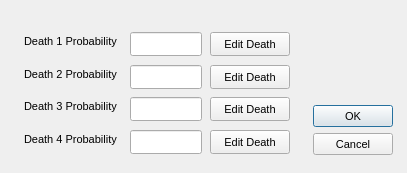
<?xml version="1.0"?>
<ui version="4.0">
  <class>GenericDeathDialog</class>
  <widget class="QDialog" name="IDD_GENERIC_DEATHS">
    <property name="geometry">
      <rect>
        <x>0</x>
        <y>0</y>
        <width>407</width>
        <height>173</height>
      </rect>
    </property>
    <property name="windowTitle">
      <string>Generic Object Deaths</string>
    </property>
    <property name="font">
      <font>
        <family>Liberation Sans</family>
        <pointsize>8</pointsize>
        <bold>false</bold>
        <italic>false</italic>
      </font>
    </property>
    <property name="enabled">
      <bool>true</bool>
    </property>
    <property name="windowFlags">
      <set>Qt::Dialog|Qt::WindowCloseButtonHint</set>
    </property>
    <property name="minimumSize">
      <size>
        <width>407</width>
        <height>173</height>
      </size>
    </property>
    <property name="maximumSize">
      <size>
        <width>407</width>
        <height>173</height>
      </size>
    </property>
    <widget class="QLineEdit" name="IDC_GENEREIC_DEATH_PROB1">
      <property name="geometry">
        <rect>
          <x>130</x>
          <y>32</y>
          <width>72</width>
          <height>24</height>
        </rect>
      </property>
      <property name="visible">
        <bool>true</bool>
      </property>
      <property name="enabled">
        <bool>true</bool>
      </property>
    </widget>
    <widget class="QPushButton" name="IDC_GENERIC_DEATH_EDIT1">
      <property name="geometry">
        <rect>
          <x>210</x>
          <y>32</y>
          <width>80</width>
          <height>24</height>
        </rect>
      </property>
      <property name="text">
        <string>Edit Death</string>
      </property>
      <property name="visible">
        <bool>true</bool>
      </property>
      <property name="enabled">
        <bool>true</bool>
      </property>
      <property name="default">
        <bool>false</bool>
      </property>
      <property name="autoDefault">
        <bool>false</bool>
      </property>
    </widget>
    <widget class="QLabel" name="IDC_STATIC">
      <property name="geometry">
        <rect>
          <x>24</x>
          <y>35</y>
          <width>104</width>
          <height>16</height>
        </rect>
      </property>
      <property name="text">
        <string>Death 1 Probability</string>
      </property>
      <property name="visible">
        <bool>true</bool>
      </property>
      <property name="enabled">
        <bool>true</bool>
      </property>
      <property name="alignment">
        <set>Qt::AlignLeft</set>
      </property>
    </widget>
    <widget class="QLineEdit" name="IDC_GENEREIC_DEATH_PROB2">
      <property name="geometry">
        <rect>
          <x>130</x>
          <y>65</y>
          <width>72</width>
          <height>24</height>
        </rect>
      </property>
      <property name="visible">
        <bool>true</bool>
      </property>
      <property name="enabled">
        <bool>true</bool>
      </property>
    </widget>
    <widget class="QPushButton" name="IDC_GENERIC_DEATH_EDIT2">
      <property name="geometry">
        <rect>
          <x>210</x>
          <y>65</y>
          <width>80</width>
          <height>24</height>
        </rect>
      </property>
      <property name="text">
        <string>Edit Death</string>
      </property>
      <property name="visible">
        <bool>true</bool>
      </property>
      <property name="enabled">
        <bool>true</bool>
      </property>
      <property name="default">
        <bool>false</bool>
      </property>
      <property name="autoDefault">
        <bool>false</bool>
      </property>
    </widget>
    <widget class="QLabel" name="IDC_STATIC_2">
      <property name="geometry">
        <rect>
          <x>24</x>
          <y>68</y>
          <width>104</width>
          <height>16</height>
        </rect>
      </property>
      <property name="text">
        <string>Death 2 Probability</string>
      </property>
      <property name="visible">
        <bool>true</bool>
      </property>
      <property name="enabled">
        <bool>true</bool>
      </property>
      <property name="alignment">
        <set>Qt::AlignLeft</set>
      </property>
    </widget>
    <widget class="QLineEdit" name="IDC_GENEREIC_DEATH_PROB3">
      <property name="geometry">
        <rect>
          <x>130</x>
          <y>97</y>
          <width>72</width>
          <height>24</height>
        </rect>
      </property>
      <property name="visible">
        <bool>true</bool>
      </property>
      <property name="enabled">
        <bool>true</bool>
      </property>
    </widget>
    <widget class="QPushButton" name="IDC_GENERIC_DEATH_EDIT3">
      <property name="geometry">
        <rect>
          <x>210</x>
          <y>97</y>
          <width>80</width>
          <height>24</height>
        </rect>
      </property>
      <property name="text">
        <string>Edit Death</string>
      </property>
      <property name="visible">
        <bool>true</bool>
      </property>
      <property name="enabled">
        <bool>true</bool>
      </property>
      <property name="default">
        <bool>false</bool>
      </property>
      <property name="autoDefault">
        <bool>false</bool>
      </property>
    </widget>
    <widget class="QLabel" name="IDC_STATIC_3">
      <property name="geometry">
        <rect>
          <x>24</x>
          <y>100</y>
          <width>104</width>
          <height>16</height>
        </rect>
      </property>
      <property name="text">
        <string>Death 3 Probability</string>
      </property>
      <property name="visible">
        <bool>true</bool>
      </property>
      <property name="enabled">
        <bool>true</bool>
      </property>
      <property name="alignment">
        <set>Qt::AlignLeft</set>
      </property>
    </widget>
    <widget class="QPushButton" name="IDOK">
      <property name="geometry">
        <rect>
          <x>313</x>
          <y>105</y>
          <width>80</width>
          <height>22</height>
        </rect>
      </property>
      <property name="text">
        <string>OK</string>
      </property>
      <property name="visible">
        <bool>true</bool>
      </property>
      <property name="enabled">
        <bool>true</bool>
      </property>
      <property name="default">
        <bool>true</bool>
      </property>
      <property name="autoDefault">
        <bool>true</bool>
      </property>
    </widget>
    <widget class="QLineEdit" name="IDC_GENEREIC_DEATH_PROB4">
      <property name="geometry">
        <rect>
          <x>130</x>
          <y>130</y>
          <width>72</width>
          <height>24</height>
        </rect>
      </property>
      <property name="visible">
        <bool>true</bool>
      </property>
      <property name="enabled">
        <bool>true</bool>
      </property>
    </widget>
    <widget class="QPushButton" name="IDC_GENERIC_DEATH_EDIT4">
      <property name="geometry">
        <rect>
          <x>210</x>
          <y>130</y>
          <width>80</width>
          <height>24</height>
        </rect>
      </property>
      <property name="text">
        <string>Edit Death</string>
      </property>
      <property name="visible">
        <bool>true</bool>
      </property>
      <property name="enabled">
        <bool>true</bool>
      </property>
      <property name="default">
        <bool>false</bool>
      </property>
      <property name="autoDefault">
        <bool>false</bool>
      </property>
    </widget>
    <widget class="QLabel" name="IDC_STATIC_4">
      <property name="geometry">
        <rect>
          <x>24</x>
          <y>133</y>
          <width>104</width>
          <height>16</height>
        </rect>
      </property>
      <property name="text">
        <string>Death 4 Probability</string>
      </property>
      <property name="visible">
        <bool>true</bool>
      </property>
      <property name="enabled">
        <bool>true</bool>
      </property>
      <property name="alignment">
        <set>Qt::AlignLeft</set>
      </property>
    </widget>
    <widget class="QPushButton" name="IDCANCEL">
      <property name="geometry">
        <rect>
          <x>313</x>
          <y>133</y>
          <width>80</width>
          <height>22</height>
        </rect>
      </property>
      <property name="text">
        <string>Cancel</string>
      </property>
      <property name="visible">
        <bool>true</bool>
      </property>
      <property name="enabled">
        <bool>true</bool>
      </property>
      <property name="default">
        <bool>false</bool>
      </property>
      <property name="autoDefault">
        <bool>false</bool>
      </property>
    </widget>
    <action name="IDD_ORPHANHUNTER">
      <property name="text">
        <string>Orphan Hunter</string>
      </property>
    </action>
    <action name="IDD_REORDER_PAGES">
      <property name="text">
        <string>Reorder Net Pages</string>
      </property>
    </action>
    <action name="IDD_SHOW_ALL_CHECKED_OUT">
      <property name="text">
        <string>Show All Pages Checked Out</string>
      </property>
    </action>
    <action name="IDM_IMPORT_BITMAP">
      <property name="text">
        <string>Bitmap/Animation Converter...</string>
      </property>
    </action>
    <action name="ID_APP_ABOUT">
      <property name="text">
        <string>&amp;About editor...</string>
      </property>
    </action>
    <action name="ID_APP_EXIT">
      <property name="text">
        <string>E&amp;xit</string>
      </property>
      <property name="shortcut">
        <string>Alt+X</string>
      </property>
    </action>
    <action name="ID_BRIEFING_EDITOR">
      <property name="text">
        <string>Briefing Editor...</string>
      </property>
    </action>
    <action name="ID_BUTTON_LIGHTING">
      <property name="text">
        <string>ID_BUTTON_LIGHTING</string>
      </property>
    </action>
    <action name="ID_BUTTON_OUTLINE">
      <property name="text">
        <string>ID_BUTTON_OUTLINE</string>
      </property>
    </action>
    <action name="ID_BUTTON_WINDOWSELECTION">
      <property name="text">
        <string>ID_BUTTON_WINDOWSELECTION</string>
      </property>
    </action>
    <action name="ID_D3HELP">
      <property name="text">
        <string>Help on D3 Editor</string>
      </property>
    </action>
    <action name="ID_EDITORS_AIPROPERTIES">
      <property name="text">
        <string>AI Properties...</string>
      </property>
    </action>
    <action name="ID_EDITORS_AMBIENTSOUNDS">
      <property name="text">
        <string>Ambient Sounds...</string>
      </property>
    </action>
    <action name="ID_EDITORS_DALLAS">
      <property name="text">
        <string>Dallas Graphical Script Editor...</string>
      </property>
    </action>
    <action name="ID_EDITORS_FILES">
      <property name="text">
        <string>Files...</string>
      </property>
    </action>
    <action name="ID_EDITORS_MEGACELLS">
      <property name="text">
        <string>Megacells...</string>
      </property>
    </action>
    <action name="ID_EDIT_ADDSELECT">
      <property name="text">
        <string>Add Current Room to Selected List</string>
      </property>
    </action>
    <action name="ID_EDIT_ATTACH">
      <property name="text">
        <string>&amp;Attach</string>
      </property>
    </action>
    <action name="ID_EDIT_CLEARSELECTED">
      <property name="text">
        <string>Clear Selected List</string>
      </property>
    </action>
    <action name="ID_EDIT_COPY">
      <property name="text">
        <string>&amp;Copy</string>
      </property>
      <property name="shortcut">
        <string>Ctrl+Ins</string>
      </property>
    </action>
    <action name="ID_EDIT_CUT">
      <property name="text">
        <string>Cu&amp;t</string>
      </property>
      <property name="shortcut">
        <string>Shift+Del</string>
      </property>
    </action>
    <action name="ID_EDIT_DELETE">
      <property name="text">
        <string>&amp;Delete</string>
      </property>
    </action>
    <action name="ID_EDIT_LOADSCRAP">
      <property name="text">
        <string>Load Scrap from Disk</string>
      </property>
    </action>
    <action name="ID_EDIT_PASTE">
      <property name="text">
        <string>&amp;Paste</string>
      </property>
      <property name="shortcut">
        <string>Shift+Ins</string>
      </property>
    </action>
    <action name="ID_EDIT_PLACE">
      <property name="text">
        <string>&amp;Place in Mine</string>
      </property>
    </action>
    <action name="ID_EDIT_PLACE_TERRAIN">
      <property name="text">
        <string>&amp;Place on Terrain</string>
      </property>
    </action>
    <action name="ID_EDIT_REMOVESELECT">
      <property name="text">
        <string>Remove Current Room from Selected List</string>
      </property>
    </action>
    <action name="ID_EDIT_SAVESCRAP">
      <property name="text">
        <string>Save Scrap to Disk</string>
      </property>
    </action>
    <action name="ID_EDIT_SELECTATTACHED">
      <property name="text">
        <string>Select All Rooms Attached to Current Room</string>
      </property>
    </action>
    <action name="ID_EDIT_UNDO">
      <property name="text">
        <string>&amp;Undo</string>
      </property>
      <property name="shortcut">
        <string>Alt+Backspace</string>
      </property>
    </action>
    <action name="ID_FILE_AUTOSAVE">
      <property name="text">
        <string>Autosave</string>
      </property>
      <property name="checkable">
        <bool>true</bool>
      </property>
    </action>
    <action name="ID_FILE_CHECKMINE">
      <property name="text">
        <string>&amp;Check Mine</string>
      </property>
    </action>
    <action name="ID_FILE_FIXCRACKS">
      <property name="text">
        <string>Fix Level Cracks</string>
      </property>
    </action>
    <action name="ID_FILE_FIXDEGENERATEFACES">
      <property name="text">
        <string>Fix/Remove Degenerate Faces</string>
      </property>
    </action>
    <action name="ID_FILE_IMPORT_ROOM">
      <property name="text">
        <string>Import 3DSMax Room</string>
      </property>
    </action>
    <action name="ID_FILE_INFORMATION">
      <property name="text">
        <string>&amp;Information</string>
      </property>
      <property name="shortcut">
        <string>Alt+I</string>
      </property>
    </action>
    <action name="ID_FILE_LEAVE_EDITOR">
      <property name="text">
        <string>Go to main menu...</string>
      </property>
    </action>
    <action name="ID_FILE_LEVELPROPS">
      <property name="text">
        <string>Set Selected Room(s) Properties</string>
      </property>
    </action>
    <action name="ID_FILE_LEVEL_INFO">
      <property name="text">
        <string>Edit Level Info...</string>
      </property>
    </action>
    <action name="ID_FILE_MRU_FILE1">
      <property name="text">
        <string>Recent File</string>
      </property>
      <property name="enabled">
        <bool>false</bool>
      </property>
    </action>
    <action name="ID_FILE_NEW">
      <property name="text">
        <string>&amp;New</string>
      </property>
      <property name="shortcut">
        <string>Ctrl+N</string>
      </property>
    </action>
    <action name="ID_FILE_OPEN">
      <property name="text">
        <string>&amp;Open...</string>
      </property>
      <property name="shortcut">
        <string>Ctrl+O</string>
      </property>
    </action>
    <action name="ID_FILE_PLAY640X480">
      <property name="text">
        <string>&amp;Play in 640 x 480</string>
      </property>
      <property name="shortcut">
        <string>Alt+P</string>
      </property>
    </action>
    <action name="ID_FILE_PREFERENCES">
      <property name="text">
        <string>Preferences</string>
      </property>
    </action>
    <action name="ID_FILE_PRINT">
      <property name="text">
        <string>&amp;Print...</string>
      </property>
      <property name="shortcut">
        <string>Ctrl+P</string>
      </property>
    </action>
    <action name="ID_FILE_PRINT_PREVIEW">
      <property name="text">
        <string>Print Pre&amp;view</string>
      </property>
    </action>
    <action name="ID_FILE_PRINT_SETUP">
      <property name="text">
        <string>P&amp;rint Setup...</string>
      </property>
    </action>
    <action name="ID_FILE_REMOVEDUPLICATEFACESFROMCURRENTROOM">
      <property name="text">
        <string>Remove Duplicate Faces from Current Room</string>
      </property>
    </action>
    <action name="ID_FILE_REMOVEEXTRAPOINTS">
      <property name="text">
        <string>Remove Extra Points</string>
      </property>
    </action>
    <action name="ID_FILE_RESTOREGAMESTATE">
      <property name="text">
        <string>Restore Gamestate</string>
      </property>
    </action>
    <action name="ID_FILE_SAVE">
      <property name="text">
        <string>&amp;Save</string>
      </property>
      <property name="shortcut">
        <string>Ctrl+S</string>
      </property>
    </action>
    <action name="ID_FILE_SAVEGOALTEXT">
      <property name="text">
        <string>Save Goal Text to File</string>
      </property>
    </action>
    <action name="ID_FILE_SAVE_AS">
      <property name="text">
        <string>Save &amp;As...</string>
      </property>
    </action>
    <action name="ID_FILE_SAVE_COPY_AS">
      <property name="text">
        <string>Save Copy &amp;As...</string>
      </property>
    </action>
    <action name="ID_FILE_STATS">
      <property name="text">
        <string>Show Level Stats</string>
      </property>
    </action>
    <action name="ID_FILE_UPDATE">
      <property name="text">
        <string>&amp;Update</string>
      </property>
      <property name="shortcut">
        <string>Ctrl+S</string>
      </property>
    </action>
    <action name="ID_FILE_VERIFY_LEVEL">
      <property name="text">
        <string>Verify Level</string>
      </property>
    </action>
    <action name="ID_HOTSPOT_TGA">
      <property name="text">
        <string>HotSpot TGA Extractor...</string>
      </property>
    </action>
    <action name="ID_MINE_VIEW">
      <property name="text">
        <string>Mine View</string>
      </property>
      <property name="shortcut">
        <string>F2</string>
      </property>
    </action>
    <action name="ID_OBJBUTTON">
      <property name="text">
        <string>ID_OBJBUTTON</string>
      </property>
    </action>
    <action name="ID_OBJECT_DELETEOBJECT">
      <property name="text">
        <string>Delete Object</string>
      </property>
      <property name="shortcut">
        <string>Del</string>
      </property>
    </action>
    <action name="ID_OBJECT_MOVEPLAYER">
      <property name="text">
        <string>Move Player 0 to Viewer</string>
      </property>
    </action>
    <action name="ID_OBJECT_PLACECAMERAATCURRENTFACE">
      <property name="text">
        <string>Create New Camera at Current Face</string>
      </property>
    </action>
    <action name="ID_OBJECT_PLACECAMERAATVIEWER">
      <property name="text">
        <string>Create New Camera at Viewer</string>
      </property>
    </action>
    <action name="ID_OBJECT_PLACEOBJECT">
      <property name="text">
        <string>Place Object</string>
      </property>
      <property name="shortcut">
        <string>Ins</string>
      </property>
    </action>
    <action name="ID_OBJECT_PLACESOUNDSOURCEATVIEWER">
      <property name="text">
        <string>Create SoundSource at Viewer</string>
      </property>
    </action>
    <action name="ID_OBJECT_PLACEWAYPOINTATVIEWER">
      <property name="text">
        <string>Place Waypoint at Viewer</string>
      </property>
    </action>
    <action name="ID_OBJECT_SELECTBYNUMBER">
      <property name="text">
        <string>Select Object By Number</string>
      </property>
    </action>
    <action name="ID_OBJECT_SETCAMERAFROMVIEWER">
      <property name="text">
        <string>Move Camera to Viewer</string>
      </property>
    </action>
    <action name="ID_OBJECT_SETVIEWERFROMCAMERA">
      <property name="text">
        <string>Move Viewer to Camera</string>
      </property>
    </action>
    <action name="ID_OSIRISCOMPILE">
      <property name="text">
        <string>ID_OSIRISCOMPILE</string>
      </property>
    </action>
    <action name="ID_REINIT_OPENGL">
      <property name="text">
        <string>ID_REINIT_OPENGL</string>
      </property>
    </action>
    <action name="ID_ROOM_ADD">
      <property name="text">
        <string>&amp;Add Room at Current Face</string>
      </property>
      <property name="shortcut">
        <string>Shift+A</string>
      </property>
    </action>
    <action name="ID_ROOM_ADDVERTTONEWFACE">
      <property name="text">
        <string>Add Vert to New Face</string>
      </property>
      <property name="shortcut">
        <string>Shift+V</string>
      </property>
    </action>
    <action name="ID_ROOM_ATTACHROOM">
      <property name="text">
        <string>Attach Room</string>
      </property>
    </action>
    <action name="ID_ROOM_BUILDBRIDGE">
      <property name="text">
        <string>&amp;Build Bridge</string>
      </property>
    </action>
    <action name="ID_ROOM_BUILDSMOOTHBRIDGE">
      <property name="text">
        <string>Build Smooth Bridge</string>
      </property>
      <property name="shortcut">
        <string>Ctrl+B</string>
      </property>
    </action>
    <action name="ID_ROOM_CLEARCENTERPOINT">
      <property name="text">
        <string>Clear Center Point</string>
      </property>
    </action>
    <action name="ID_ROOM_COMBINE">
      <property name="text">
        <string>Combine Rooms</string>
      </property>
    </action>
    <action name="ID_ROOM_DELETE">
      <property name="text">
        <string>Delete Current Room</string>
      </property>
    </action>
    <action name="ID_ROOM_DELETECONNECTEDFACES">
      <property name="text">
        <string>Delete Connected Faces</string>
      </property>
    </action>
    <action name="ID_ROOM_DELETEFACE">
      <property name="text">
        <string>Delete Current Face</string>
      </property>
    </action>
    <action name="ID_ROOM_DELETEPORTAL">
      <property name="text">
        <string>Delete Current Portal</string>
      </property>
    </action>
    <action name="ID_ROOM_DELETEVERT">
      <property name="text">
        <string>Delete Current Vert From Face</string>
      </property>
    </action>
    <action name="ID_ROOM_DROPROOM">
      <property name="text">
        <string>Drop Room</string>
      </property>
    </action>
    <action name="ID_ROOM_FACE_ADDVERTTOEDGE">
      <property name="text">
        <string>Add Vert To Edge</string>
      </property>
    </action>
    <action name="ID_ROOM_FACE_DELETEVERTONEDGE">
      <property name="text">
        <string>Delete Vert on Edge</string>
      </property>
    </action>
    <action name="ID_ROOM_FACE_MOVEVERTONEDGE">
      <property name="text">
        <string>Move Vert on Edge</string>
      </property>
    </action>
    <action name="ID_ROOM_FACE_SPLITFACE">
      <property name="text">
        <string>Split Face</string>
      </property>
    </action>
    <action name="ID_ROOM_FINISHNEWFACE">
      <property name="text">
        <string>Add Last Point to New Face (Finish Face)</string>
      </property>
    </action>
    <action name="ID_ROOM_GRABTEXTURE">
      <property name="text">
        <string>Grab Texture</string>
      </property>
      <property name="shortcut">
        <string>G</string>
      </property>
    </action>
    <action name="ID_ROOM_JOINROOMS">
      <property name="text">
        <string>Join Rooms</string>
      </property>
    </action>
    <action name="ID_ROOM_JOINROOMSEXACT">
      <property name="text">
        <string>Join Rooms Exact</string>
      </property>
    </action>
    <action name="ID_ROOM_JOIN_ADJACENT_FACES">
      <property name="text">
        <string>Join Adjacent Faces</string>
      </property>
    </action>
    <action name="ID_ROOM_LINKTONEWEXTERNAL">
      <property name="text">
        <string>Link Room to New External Room</string>
      </property>
    </action>
    <action name="ID_ROOM_MARK">
      <property name="text">
        <string>&amp;Mark Room/Face</string>
      </property>
      <property name="shortcut">
        <string>Ctrl+M</string>
      </property>
    </action>
    <action name="ID_ROOM_MERGEOBJECTINTOROOM">
      <property name="text">
        <string>Merge Object into Room</string>
      </property>
    </action>
    <action name="ID_ROOM_NEXTFACE">
      <property name="text">
        <string>Next Face</string>
      </property>
      <property name="shortcut">
        <string>F</string>
      </property>
    </action>
    <action name="ID_ROOM_PLACEROOM">
      <property name="text">
        <string>Place Room at Current Room</string>
      </property>
    </action>
    <action name="ID_ROOM_PLACETERRAINROOM">
      <property name="text">
        <string>Place Room at Current Terrain Cell</string>
      </property>
    </action>
    <action name="ID_ROOM_PREVIOUSFACE">
      <property name="text">
        <string>Previous Face</string>
      </property>
      <property name="shortcut">
        <string>Shift+F</string>
      </property>
    </action>
    <action name="ID_ROOM_PROPAGATETOADJACENTCOPLANARFACES">
      <property name="text">
        <string>Propagate to Adjacent Coplanar Faces</string>
      </property>
      <property name="shortcut">
        <string>Ctrl+F</string>
      </property>
    </action>
    <action name="ID_ROOM_PROPAGATETOALL">
      <property name="text">
        <string>Propagate to All Faces in Room</string>
      </property>
      <property name="shortcut">
        <string>Shift+R</string>
      </property>
    </action>
    <action name="ID_ROOM_RENAMEROOM">
      <property name="text">
        <string>Rename Room</string>
      </property>
      <property name="shortcut">
        <string>Ctrl+R</string>
      </property>
    </action>
    <action name="ID_ROOM_ROTATEPLACEDROOM45DEGREES">
      <property name="text">
        <string>Rotate Placed Room 45 Degrees</string>
      </property>
    </action>
    <action name="ID_ROOM_SAVECURRENTROOM">
      <property name="text">
        <string>Save Current Room</string>
      </property>
    </action>
    <action name="ID_ROOM_SELECTBYNUMBER">
      <property name="text">
        <string>Select Room by Number</string>
      </property>
    </action>
    <action name="ID_ROOM_SELECTFACEBYNUMBER">
      <property name="text">
        <string>Select Face by Number</string>
      </property>
    </action>
    <action name="ID_ROOM_SETCENTERFROMVIEWER">
      <property name="text">
        <string>Set Room Center from Viewer</string>
      </property>
    </action>
    <action name="ID_ROOM_SNAPPLACEDROOM">
      <property name="text">
        <string>Snap Placed Room</string>
      </property>
    </action>
    <action name="ID_ROOM_SNAPPOINTTOEDGE">
      <property name="text">
        <string>Snap Point to Edge</string>
      </property>
    </action>
    <action name="ID_ROOM_SNAPPOINTTOFACE">
      <property name="text">
        <string>Snap Point to Face</string>
      </property>
    </action>
    <action name="ID_ROOM_SNAPPOINTTOPOINT">
      <property name="text">
        <string>Snap Point to Point</string>
      </property>
    </action>
    <action name="ID_ROOM_SPLITFACE">
      <property name="text">
        <string>Triangulate face</string>
      </property>
    </action>
    <action name="ID_ROOM_STARTNEWFACE">
      <property name="text">
        <string>Add First Point to New Face (Start Face)</string>
      </property>
    </action>
    <action name="ID_ROOM_SWAPMAKEDANDCURRENTROOMFACE">
      <property name="text">
        <string>Swap Marked and Current Room/Face</string>
      </property>
    </action>
    <action name="ID_ROOM_UNDOSNAP">
      <property name="text">
        <string>Undo Snap</string>
      </property>
    </action>
    <action name="ID_ROOM_UNPLACEROOM">
      <property name="text">
        <string>Un-place Room/Group/Door</string>
      </property>
    </action>
    <action name="ID_ROOM_VIEW">
      <property name="text">
        <string>Room View</string>
      </property>
      <property name="shortcut">
        <string>F4</string>
      </property>
    </action>
    <action name="ID_SCRIPT_LEVEL_INTERFACE">
      <property name="text">
        <string>Levels and Scripts...</string>
      </property>
    </action>
    <action name="ID_SUBEDITORS_FONT">
      <property name="text">
        <string>Font Editor...</string>
      </property>
    </action>
    <action name="ID_SUBEDITORS_HOGMAKER">
      <property name="text">
        <string>Hog Maker...</string>
      </property>
    </action>
    <action name="ID_SUBEDITORS_TABLEFILEEDIT">
      <property name="text">
        <string>Table File Text Editor...</string>
      </property>
    </action>
    <action name="ID_SUBEDITORS_TABLEFILEFILTER">
      <property name="text">
        <string>Table File Filter...</string>
      </property>
    </action>
    <action name="ID_TABLEEDIT_FILE_EXIT">
      <property name="text">
        <string>&amp;Exit</string>
      </property>
    </action>
    <action name="ID_TABLEEDIT_FILE_LOAD">
      <property name="text">
        <string>&amp;Load...</string>
      </property>
    </action>
    <action name="ID_TABLEEDIT_FILE_SAVE">
      <property name="text">
        <string>&amp;Save</string>
      </property>
    </action>
    <action name="ID_TABLEEDIT_FILE_SAVE_AS">
      <property name="text">
        <string>S&amp;ave as...</string>
      </property>
    </action>
    <action name="ID_TABLEFILTER_FILE_EXIT">
      <property name="text">
        <string>Exit</string>
      </property>
    </action>
    <action name="ID_TABLEFILTER_FILE_LOAD">
      <property name="text">
        <string>Load...</string>
      </property>
    </action>
    <action name="ID_TABLEFILTER_FILE_NEW">
      <property name="text">
        <string>New</string>
      </property>
    </action>
    <action name="ID_TABLEFILTER_FILE_SAVE">
      <property name="text">
        <string>Save</string>
      </property>
    </action>
    <action name="ID_TABLEFILTER_FILE_SAVEAS">
      <property name="text">
        <string>Save as...</string>
      </property>
    </action>
    <action name="ID_TERRAIN_VIEW">
      <property name="text">
        <string>Terrain View</string>
      </property>
      <property name="shortcut">
        <string>F3</string>
      </property>
    </action>
    <action name="ID_TEST_TEST1">
      <property name="text">
        <string>Test function 1</string>
      </property>
    </action>
    <action name="ID_TEST_TEST2">
      <property name="text">
        <string>Test function 2</string>
      </property>
    </action>
    <action name="ID_TEST_TEST3">
      <property name="text">
        <string>Test function 3</string>
      </property>
    </action>
    <action name="ID_TOOLS_WORLD_OBJECTS_BUILDINGS">
      <property name="text">
        <string>Buildings...</string>
      </property>
    </action>
    <action name="ID_TOOLS_WORLD_OBJECTS_CLUTTER">
      <property name="text">
        <string>Clutter...</string>
      </property>
    </action>
    <action name="ID_TOOLS_WORLD_OBJECTS_DOOR">
      <property name="text">
        <string>Doors...</string>
      </property>
    </action>
    <action name="ID_TOOLS_WORLD_OBJECTS_LIGHTS">
      <property name="text">
        <string>Lights...</string>
      </property>
    </action>
    <action name="ID_TOOLS_WORLD_OBJECTS_PLAYER">
      <property name="text">
        <string>Player Ships...</string>
      </property>
    </action>
    <action name="ID_TOOLS_WORLD_OBJECTS_POWERUPS">
      <property name="text">
        <string>Powerups...</string>
      </property>
    </action>
    <action name="ID_TOOLS_WORLD_OBJECTS_ROBOTS">
      <property name="text">
        <string>Robots...</string>
      </property>
    </action>
    <action name="ID_TOOLS_WORLD_OBJECTS_SOUND">
      <property name="text">
        <string>Sounds...</string>
      </property>
    </action>
    <action name="ID_TOOLS_WORLD_TEXTURES">
      <property name="text">
        <string>Textures...</string>
      </property>
    </action>
    <action name="ID_TOOLS_WORLD_WEAPONS">
      <property name="text">
        <string>Weapons...</string>
      </property>
    </action>
    <action name="ID_VIEW_CENTERONCUBE">
      <property name="text">
        <string>Center on Current &amp;Room</string>
      </property>
      <property name="shortcut">
        <string>Home</string>
      </property>
    </action>
    <action name="ID_VIEW_CENTERONMINE">
      <property name="text">
        <string>Center on &amp;Mine Origin</string>
      </property>
    </action>
    <action name="ID_VIEW_CENTERONOBJECT">
      <property name="text">
        <string>Center on Current &amp;Object</string>
      </property>
    </action>
    <action name="ID_VIEW_DELETEVIEWER">
      <property name="text">
        <string>Delete Viewer</string>
      </property>
    </action>
    <action name="ID_VIEW_FLIP">
      <property name="text">
        <string>Flip Viewer</string>
      </property>
      <property name="shortcut">
        <string>/</string>
      </property>
    </action>
    <action name="ID_VIEW_KEYPAD_TOGGLE">
      <property name="text">
        <string>Keypad</string>
      </property>
      <property name="shortcut">
        <string>F10</string>
      </property>
    </action>
    <action name="ID_VIEW_MOVECAMERATOCURRENTOBJECT">
      <property name="text">
        <string>Move camera to Current Object</string>
      </property>
    </action>
    <action name="ID_VIEW_MOVECAMERATOSELECTEDFACE">
      <property name="text">
        <string>Move camera to &amp;Current Face</string>
      </property>
      <property name="shortcut">
        <string>Shift+C</string>
      </property>
    </action>
    <action name="ID_VIEW_MOVECAMERATOSELECTEDROOM">
      <property name="text">
        <string>Move camera to &amp;Current Room</string>
      </property>
      <property name="shortcut">
        <string>C</string>
      </property>
    </action>
    <action name="ID_VIEW_NEWVIEWER">
      <property name="text">
        <string>New Viewer</string>
      </property>
    </action>
    <action name="ID_VIEW_NEXTVIEWER">
      <property name="text">
        <string>Next Viewer</string>
      </property>
    </action>
    <action name="ID_VIEW_RESETVIEWRADIUS">
      <property name="text">
        <string>Reset View Radius</string>
      </property>
    </action>
    <action name="ID_VIEW_SHOWOBJECTSINWIREFRAMEVIEW">
      <property name="text">
        <string>Show objects in Wireframe view</string>
      </property>
    </action>
    <action name="ID_VIEW_SHOWVIEWERFORWARDVECTOR">
      <property name="text">
        <string>Show Viewer Forward Vector</string>
      </property>
    </action>
    <action name="ID_VIEW_STATUS_BAR">
      <property name="text">
        <string>&amp;Status Bar</string>
      </property>
    </action>
    <action name="ID_VIEW_TEXTUREMINE">
      <property name="text">
        <string>Te&amp;xtured view</string>
      </property>
    </action>
    <action name="ID_VIEW_TOOLBAR">
      <property name="text">
        <string>&amp;Toolbar</string>
      </property>
    </action>
    <action name="ID_VIEW_VIEWPROP">
      <property name="text">
        <string>Display Viewer Properties</string>
      </property>
    </action>
    <action name="ID_VIEW_WIREFRAMEMINE">
      <property name="text">
        <string>&amp;Wireframe view</string>
      </property>
    </action>
    <action name="ID_WINDOW_CASCADE">
      <property name="text">
        <string>&amp;Cascade</string>
      </property>
    </action>
    <action name="ID_WINDOW_TILE">
      <property name="text">
        <string>&amp;Tile</string>
      </property>
    </action>
    <action name="ID_ZBUTTON">
      <property name="text">
        <string>ID_ZBUTTON</string>
      </property>
    </action>
  </widget>
</ui>
